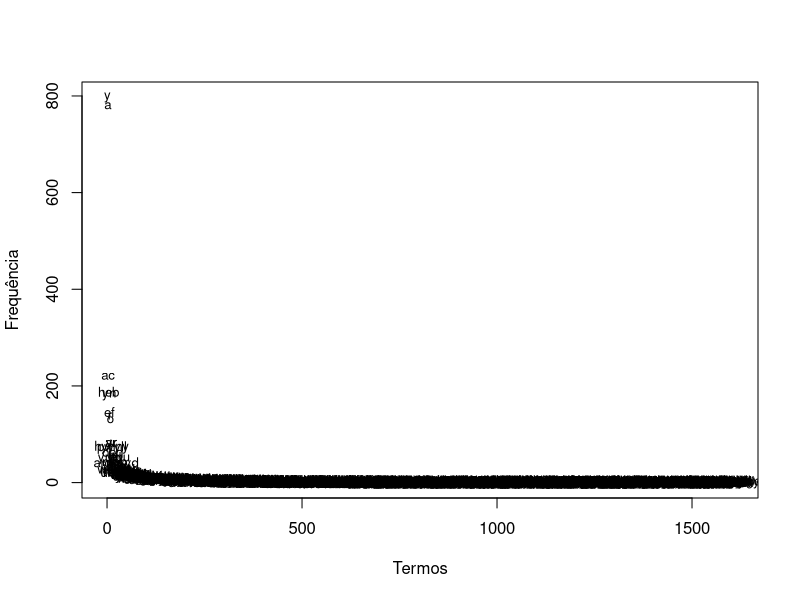
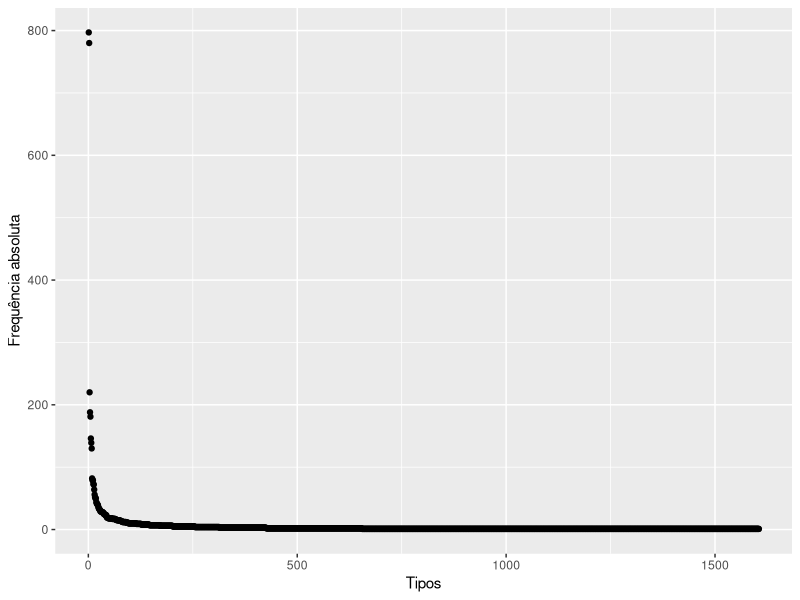
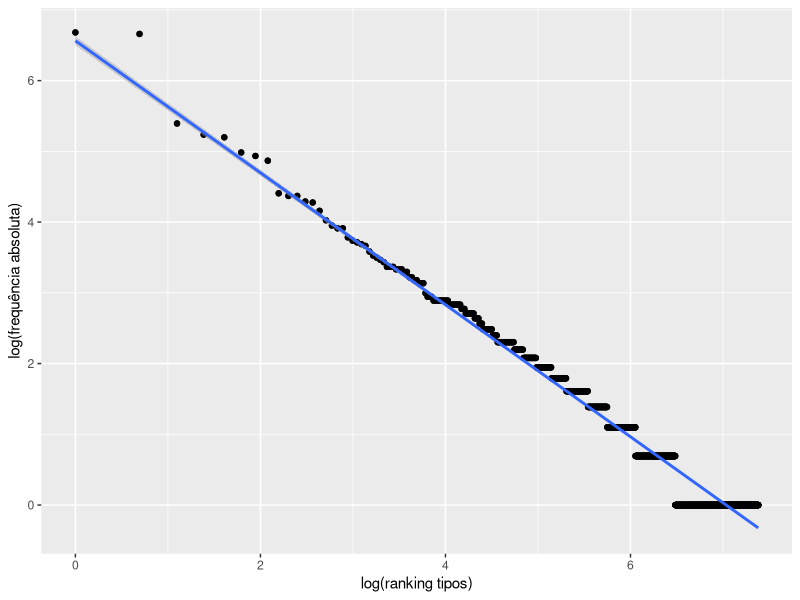
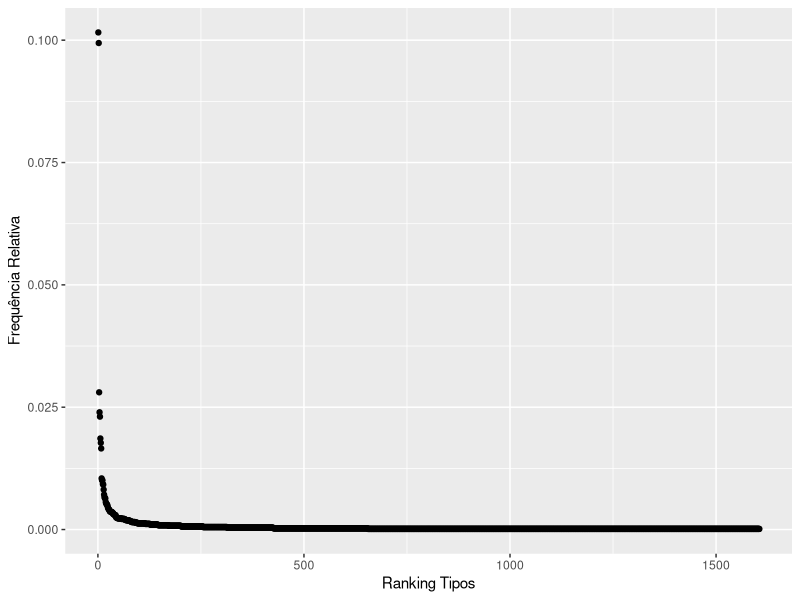
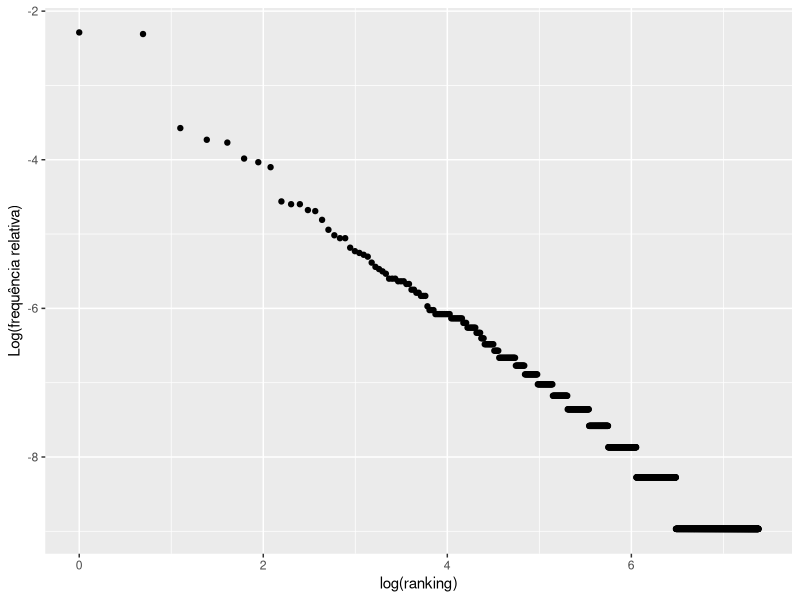
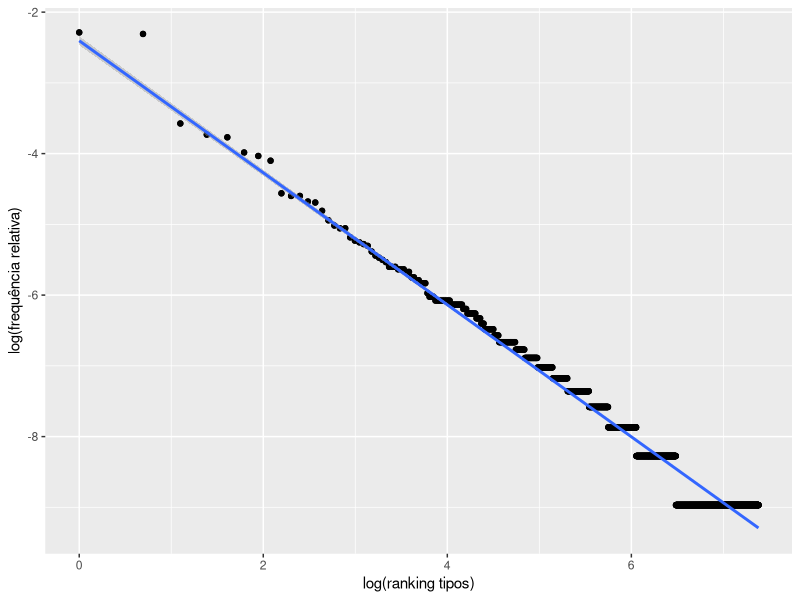
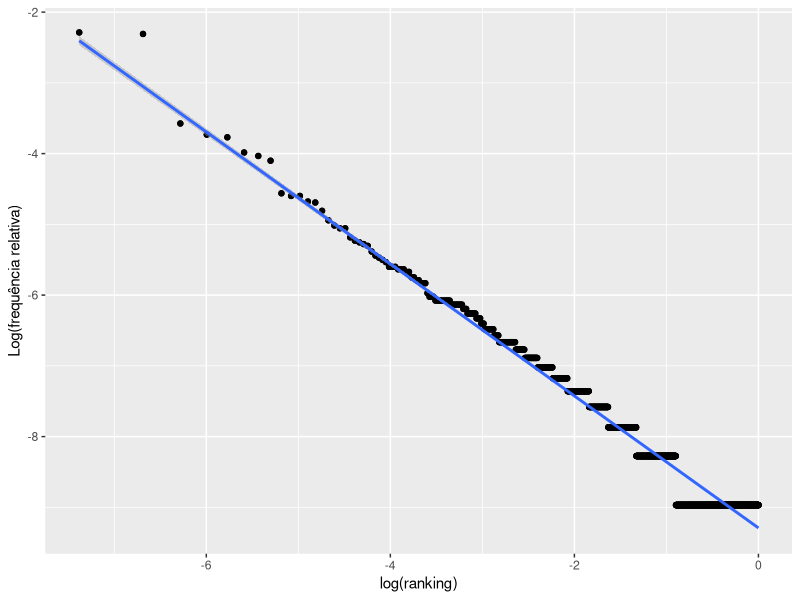
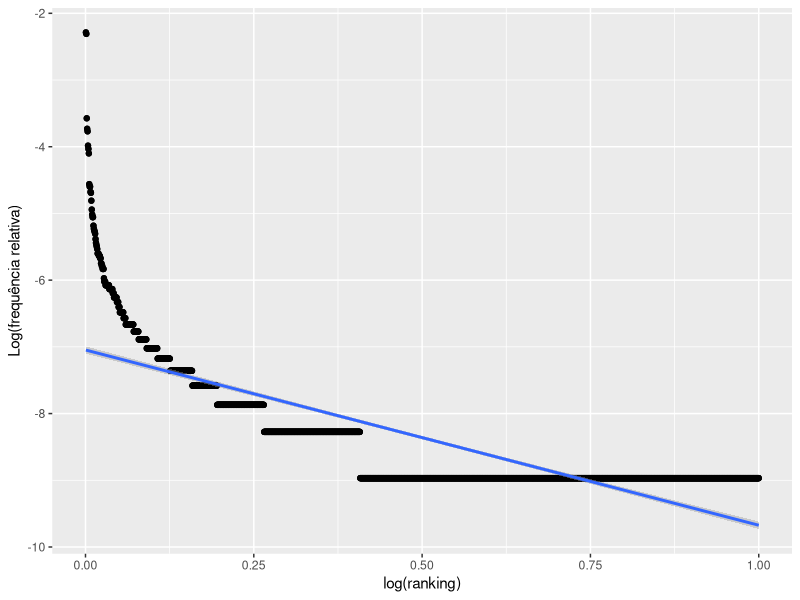

Reproduce these figures in R, in order.
library(ggplot2)

#Read and explore data #

data2 <-read.csv("terms.csv")
listfreqs<-(data2$absolute_frequency)  # Select frequencies values
listfreqs<-sort(listfreqs, decreasing=TRUE)  # Arrange values from higher to lower
nterms<-length(listfreqs) # How many terms?
x<-c(1:nterms)
highest<-listfreqs[1]  # Highest frequency value (number of occurrences of most frequent token)



# Absolute frequencies and Zipf's first law

plot(listfreqs, ylim = c(0,highest), xlim=c(0,nterms), xlab="Termos", ylab="Frequência", type="n")
text(listfreqs, as.character(data2$term), cex = 0.8)

totaloccur <-sum(listfreqs)

cat("total number of occurrences is ", totaloccur, ".\n")

absplot<-qplot(x, listfreqs, xlab = "Tipos", ylab= "Frequência absoluta")
absplot

zipfs1<- lm(log(x)~log(listfreqs))   # fit a model, also done by geom_smooth in plot

zipf1<-qplot(log(x), log(listfreqs), xlab = "log(ranking tipos)", ylab= "log(frequência absoluta)")
zipf1+ geom_point()+ geom_smooth(method = "lm")


#Other tests#


# Relative frequency #
total_corpus<-sum(data2$absolute_frequency) # how many tokens?
relfreqs<-listfreqs/total_corpus
qplot(x, relfreqs, xlab = "Ranking Tipos", ylab= "Frequência Relativa")

logrelfreqs<-log(relfreqs)  # logarithm of relative frequency
qplot(log(x), logrelfreqs, xlab = "log(ranking)", ylab= "Log(frequência relativa)")

zipfs2<- lm(log(x)~log(relfreqs))   # fit a model, also done by geom_smooth in plot
zipf2<-qplot(log(x), log(relfreqs), xlab = "log(ranking tipos)", ylab= "log(frequência relativa)")
zipf2+ geom_point()+ geom_smooth(method = "lm")

#Kornai. x axis relative too #

rel_rank<-x/nterms
all_rell<-qplot(log(rel_rank), logrelfreqs, xlab = "log(ranking)", ylab= "Log(frequência relativa)")
all_rell + geom_point()+ geom_smooth(method = "lm")

all_rell<-qplot(rel_rank, logrelfreqs, xlab = "log(ranking)", ylab= "Log(frequência relativa)")
all_rell + geom_point()+ geom_smooth(method = "lm")

  
# Second Law

rankfreqs <-table(data2$absolute_frequency, dnn = c("frequência"))

rankfreqs <-as.data.frame(rankfreqs)
plot(rankfreqs,   xlab = " Valor da frequência", ylab= "Número de tipos")

# x= frequency of value from lowest to highest and y= frequency of frequency
valfreq<-as.vector(rankfreqs$frequência)
valfreq<-as.numeric(valfreq)
numtypes<-as.numeric(rankfreqs$Freq)
qplot(valfreq, numtypes, data=rankfreqs,  xlab = " Valor da frequência", ylab= "Número de tipos com esta frequência")


log_valfreq<-log(valfreq)
log_numtypes<-log(numtypes)
qplot(log_valfreq, log_numtypes, xlab = "log(valor da frequência)", ylab= "log(número de tipos com esta frequência)")

# Models for log transform
x1<-log(x)
y1<-log(listfreqs)
#Print two graphs with linear model
par(mfrow=c(1,2))
qplot(x, relfreqs, xlab = "Ranking Tipos", ylab= "Frequência Relativa")
zipf1<-qplot(log(x), log(listfreqs), xlab = "log(ranking tipos)", ylab= "log(frequência absoluta)")
zipf1+ geom_point()+ geom_smooth(method = "lm")


par(mfrow=c(1,1))

#Linear model in detail

modline1<- lm(y1~x1)

plot(x1, y1, xlim=c(min(x1), max(x1)), ylim=c(min(y1), max(y1)+3))
abline(modline1, lwd=2)

# calculate residuals and predicted values
# http://www.r-bloggers.com/how-to-plot-points-regression-line-and-residuals/
# To explore: http://www.r-bloggers.com/visualising-theoretical-distributions-of-glms/

res <- signif(residuals(modline1), 5)
pre <- predict(modline1) # plot distances between points and the regression line
segments(x1, y1, x1, pre, col="red")

# add labels (res values) to points
library(calibrate)
textxy(x1, y1, res, cx=0.7)

# model 2
# http://www.magesblog.com/2015/08/generalised-linear-models-in-r.html
lin.mod <- glm(y1 ~ x1, 
               family=gaussian(link="identity"))
library(arm) # for 'display' function only
display(lin.mod)
